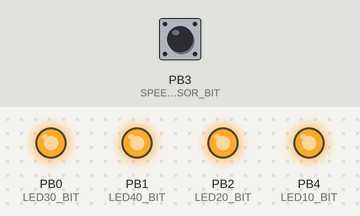
Recording of a program running on a simulated ATtiny13, built with avr-gcc and emulated at 9.6 MHz. On the bench: output pins drawn as LEDs (lit = HIGH). The inputs (shaded band) are chosen by the test bench; at power-on: PB3 (SPEED_SENSOR_BIT) HIGH.

Above: at 0.1 s.
At 4.06 s:
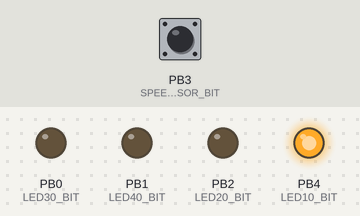
At 5.7 s:
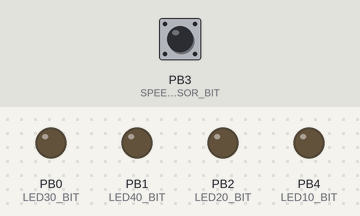
Timing chart, 0 to 7.2 s (numbered marks = the images above):
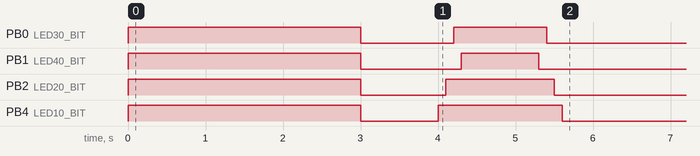

The program:

Test_7_Speed_LED.c
```c
#include "commonHeader.h"

#define TC_PRESCALER 1024
#define TC_PRESCALER_BITS 0x05 // 1:0:1
#define TC_ONE_SEC 37 //F_CPU / TC_PRESCALER / 256

// //////////////////////////////////////////////////////////

#define SS_TICKS_NUM 6 // Num of impulses per 1 meter

// //////////////////////////////////////////////////////////

#define SPEED_10 3 // m/sec
#define SPEED_20 6 // m/sec
#define SPEED_30 8 // m/sec
#define SPEED_40 11 // m/sec

// //////////////////////////////////////////////////////////

#define LED_PORT PORTB
#define LED_DDR DDRB
#define LED10_BIT 4
#define LED20_BIT 2
#define LED30_BIT 0
#define LED40_BIT 1
#define LED_MASK (SFT(LED10_BIT) | SFT(LED20_BIT) | SFT(LED30_BIT) | SFT(LED40_BIT))

#define SPEED_SENSOR_PORT PORTB
#define SPEED_SENSOR_DDR DDRB
#define SPEED_SENSOR_PIN PINB
#define SPEED_SENSOR_BIT 3

// //////////////////////////////////////////////////////////
//
//
static volatile uint16 m_ssTicks = 0;
static volatile uint08 m_speed = 0; // in m/sec

// //////////////////////////////////////////////////////////
// Interrupts
//
ISR(PCINT0_vect)
{
	if (GBI(SPEED_SENSOR_PIN, SPEED_SENSOR_BIT))
	{
		++m_ssTicks;
	}
}

//#if TC_ONE_SEC < 256
	static volatile uint08 m_overflows = 0;
//#else
//	static volatile uint16 m_overflows = 0;
//#endif

ISR(TIM0_OVF_vect)
{
	if (++m_overflows == TC_ONE_SEC) // every second
	{
		m_overflows = 0;

		m_speed = m_ssTicks / SS_TICKS_NUM;
		m_ssTicks = 0;
	}
}

// //////////////////////////////////////////////////////////
//
//
static inline void init(void)
{
	DDRB = 0x00;
	PORTB = 0x00;

	// led ports
	MASK_SET(LED_DDR, LED_MASK);
	MASK_CLEAR(LED_PORT, LED_MASK);
	// speed sensor port to in with pull-up
	CBI(SPEED_SENSOR_DDR, SPEED_SENSOR_BIT);
	SBI(SPEED_SENSOR_PORT, SPEED_SENSOR_BIT);

	// timer
	TCCR0B |= TC_PRESCALER_BITS << CS00;
	TIMSK0 |= SFT(TOIE0); // overflow interrupt

	// external interrupts
	GIMSK |= SFT(PCIE); // PCINT
	PCMSK |= SFT(SPEED_SENSOR_BIT); // allow PCINT for speed sensor port

	// members
	m_ssTicks = 0;
	m_speed = 0; // in m/sec

	SEI();
}

int main(void)
{
	init();

	const uint08 ledMask = LED_MASK;

	MASK_SET(LED_PORT, ledMask);
	_delay_ms(3000);
	MASK_CLEAR(LED_PORT, ledMask);

	_delay_ms(1000);
	SBI(LED_PORT, LED10_BIT);
	_delay_ms(100);
	SBI(LED_PORT, LED20_BIT);
	_delay_ms(100);
	SBI(LED_PORT, LED30_BIT);
	_delay_ms(100);
	SBI(LED_PORT, LED40_BIT);
	_delay_ms(1000);
	CBI(LED_PORT, LED40_BIT);
	_delay_ms(100);
	CBI(LED_PORT, LED30_BIT);
	_delay_ms(100);
	CBI(LED_PORT, LED20_BIT);
	_delay_ms(100);
	CBI(LED_PORT, LED10_BIT);
	_delay_ms(1000);

	uint08 speed = 0;

	for (;;)
	{
		ATOMIC_BLOCK(ATOMIC_RESTORESTATE)
		{
			speed = m_speed;
		}

		uint08 currentMask = 0;
		if (speed >= SPEED_10)
		{
			SBI(currentMask, LED10_BIT);
			if (speed >= SPEED_20)
			{
				SBI(currentMask, LED20_BIT);
				if (speed >= SPEED_30)
				{
					SBI(currentMask, LED30_BIT);
					if (speed >= SPEED_40)
					{
						SBI(currentMask, LED40_BIT);
					}
				}
			}
		}

		MASK_CLEAR(LED_PORT, ledMask & (~currentMask)); // clear
		MASK_SET(LED_PORT, ledMask & currentMask); // set
	}

	return 0;
}
```

commonHeader.h
```c
#ifndef _COMMONHEADER_H_
#define _COMMONHEADER_H_

#ifndef F_CPU
#	define F_CPU 9600000UL
#endif

#include <avr/io.h>
#include <avr/interrupt.h>
#include <avr/pgmspace.h>
#include <avr/eeprom.h>

#include <util/atomic.h>
#include <util/delay.h>


// ////////////////////////////////////////
// Controller defines
//
#define STATUS_REG SREG
#define INTERRUPTS_FLAG SREG_I

// ////////////////////////////////////////
// Controller macroses
//
#define CLI() cli()
#define SEI() sei()

// ////////////////////////////////////////
// Typedefs
//
typedef unsigned char BOOL;
typedef unsigned char uchar;
typedef unsigned int uint;
typedef /*unsigned char*/uint8_t uint08;
typedef /*unsigned short*/uint16_t uint16;
typedef /*unsigned long*/uint32_t uint32;
typedef /*unsigned long long*/uint64_t uint64;

#define FALSE 0x00

// ////////////////////////////////////////
// Macroses
//
#define SFT(x) _BV(x)

#define SBI(byte, bit) (byte) |= SFT(bit)
#define CBI(byte, bit) (byte) &= ~SFT(bit)
#define TBI(byte, bit) (byte) ^= SFT(bit)
#define GBI(byte, bit) (((byte) >> (bit)) & 1)

#define MASK_SET(byte, mask) (byte) |= (mask)
#define MASK_CLEAR(byte, mask) (byte) &= ~(mask)
#define MASK_TOGGLE(byte, mask) (byte) ^= (mask)
#define MASK_GET(byte, mask) ((byte) & (mask))

#define INTERRUPTS_ENABLED GBI(STATUS_REG, INTERRUPTS_FLAG)

#define INITIALIZE_CHECKING() \
	static BOOL isInitialized = FALSE; \
	if (isInitialized) \
		return; \
	isInitialized = !FALSE

#define DECLARE_FLAG_BIT(flag, bit_name, bit_num) \
	static const uint08 bit_name##_BIT = bit_num; \
	static inline BOOL bit_name() { return GBI(flag, bit_num); } \
	static inline void bit_name##_ON() { SBI(flag, bit_num); } \
	static inline void bit_name##_OFF() { CBI(flag, bit_num); }

#define DECLARE_EEPROM_VAR(varType, varName) \
	extern varType get##varName(void); \
	extern void set##varName(const varType);

#define DECLARE_EEPROM_VAR_METHODS(varType, eepromType, varName, defaultVal) \
	static varType m_##varName EEMEM = defaultVal; \
	static varType m_local##varName = defaultVal; \
	void init##varName(void) { m_local##varName = eeprom_read_##eepromType(&m_##varName); } \
	varType get##varName(void) { return m_local##varName; } \
	void set##varName(const varType val) { eeprom_update_##eepromType(&m_##varName, val); m_local##varName = val; }

// ////////////////////////////////////////
// Constants
//
static const char EMPTY_STRING[] PROGMEM = "";
static const char PROGMEM_DIGITS[] PROGMEM = {0x30, 0x31, 0x32, 0x33, 0x34, 0x35, 0x36, 0x37, 0x38, 0x39};
#define GET_PROGMEM_DIGIT(digit) pgm_read_byte(&PROGMEM_DIGITS[digit])

#endif // _COMMONHEADER_H_
```

Measured:
- by itself, PB0 (LED30_BIT): LOW → HIGH at 0.00 s, → LOW 3.0 s later, → HIGH 1.2 s later, → LOW 1.2 s later
- by itself, PB1 (LED40_BIT): LOW → HIGH at 0.00 s, → LOW 3.0 s later, → HIGH 1.3 s later, → LOW 1.0 s later
- by itself, PB2 (LED20_BIT): LOW → HIGH at 0.00 s, → LOW 3.0 s later, → HIGH 1.1 s later, → LOW 1.4 s later
- by itself, PB4 (LED10_BIT): LOW → HIGH at 0.00 s, → LOW 3.0 s later, → HIGH 1.0 s later, → LOW 1.6 s later
